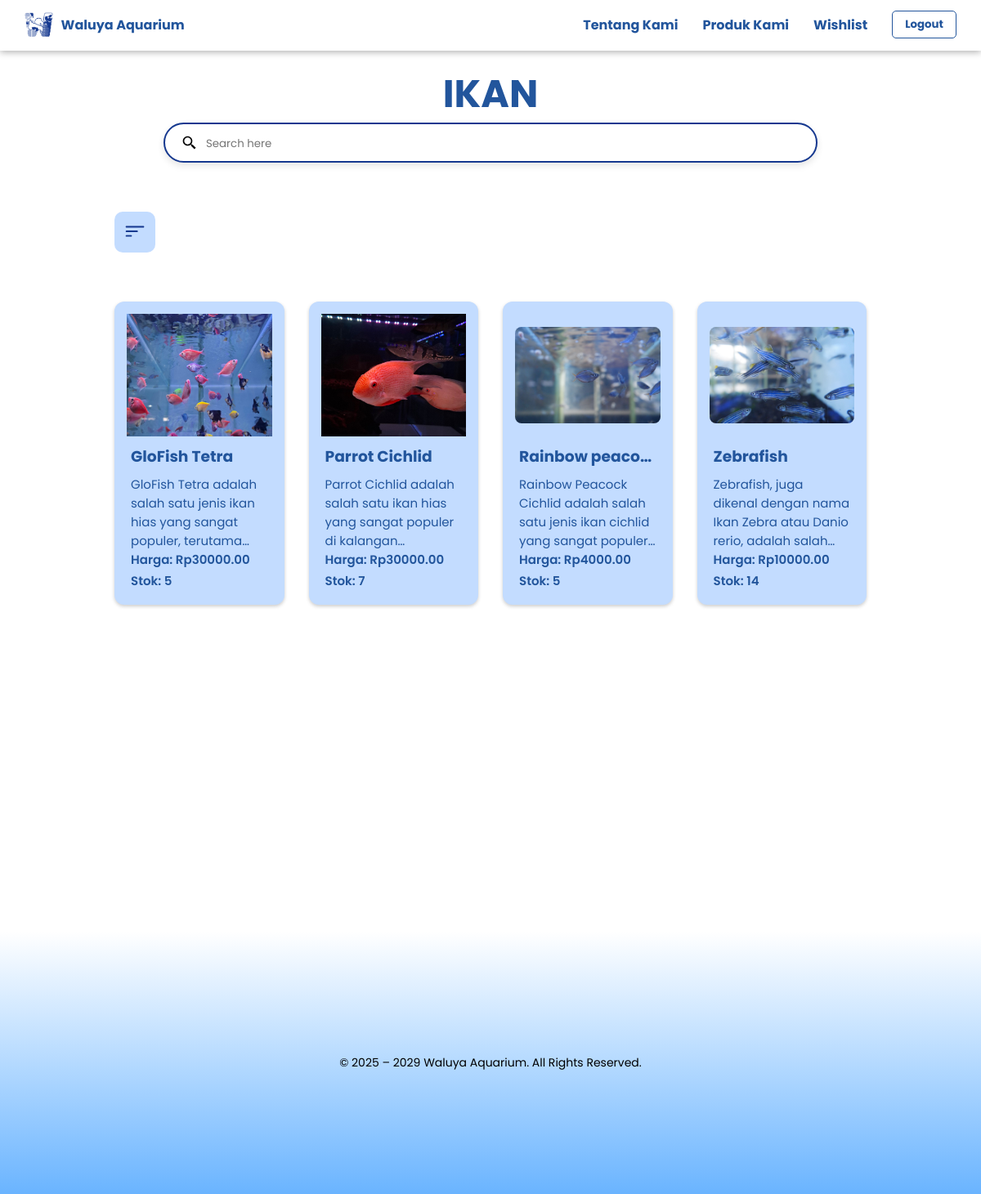
The page /ikan/ (signed in) on the database its author committed.
### waluya/models.py (models this page shows, shortened)
class Product(models.Model):
    name = models.CharField(max_length=255)
    description = models.TextField()
    price = models.DecimalField(max_digits=10, decimal_places=2)
    stock = models.IntegerField()
    image = models.ImageField(upload_to='products/')

class Fish(Product):
    SIZE_CHOICES = [
        ('kecil', 'Kecil'),
        ('sedang', 'Sedang'),
        ('besar', 'Besar'),
    ]
    COLOR_CHOICES = [
        ('gelap', 'Gelap'),
        ('terang', 'Terang'),
    ]
    size = models.CharField(max_length=10, choices=SIZE_CHOICES)
    color = models.CharField(max_length=10, choices=COLOR_CHOICES)

class Product(models.Model):
    name = models.CharField(max_length=255)
    description = models.TextField()
    price = models.DecimalField(max_digits=10, decimal_places=2)
    stock = models.IntegerField()
    image = models.ImageField(upload_to='products/')

### waluya/views.py (the view)
# urls.py: path('ikan/', views.user_product_list_ikan, name='user_product_list_ikan'),
def user_product_list_ikan(request):
    search_query = request.GET.get('search', '')
    order_by = request.GET.get('order_by', '')
    filter_size = request.GET.get('size', '')
    filter_color = request.GET.get('color', '')
    products = Fish.objects.all()
    if search_query:
        products = products.filter(name__icontains=search_query)
    if filter_size:
        products = products.filter(size=filter_size)
    if filter_color:
        products = products.filter(color=filter_color)
    if order_by == 'name_asc':
        products = products.order_by('name')
    elif order_by == 'name_desc':
        products = products.order_by('-name')
    elif order_by == 'price_asc':
        products = products.order_by('price')
    elif order_by == 'price_desc':
        products = products.order_by('-price')
    return render(request, 'user_product_list_ikan.html', {'products': products})

### waluya/templates/user_product_list_ikan.html (shortened to what this page needs)
{% load static %}
<!DOCTYPE html>
<html lang="en">
<head>
    <link rel="stylesheet" href="{% static 'css/user_product_list.css' %}" />
    <link rel="stylesheet" href="https://cdnjs.cloudflare.com/ajax/libs/font-awesome/5.15.3/css/all.min.css">
</head>
<body>
    <header>
        <nav class="navbar">
            <div class="navbar-logo">
                <img src="{% static 'img/W biru.png' %}" alt="Waluya logo" class="logo-navbar" />
                <span class="nama-brand">Waluya Aquarium</span>
            </div>
            <ul class="nav-links">
               <li><a href="{% url 'landing_page' %}">Tentang Kami</a></li>
                <li><a href="#">Produk Kami</a>
                </li>
                <li><a href="{% url 'wishlist' %}">Wishlist</a></li>
            </ul>
            <div class="buttons">
                {% if user.is_authenticated %}
                    <button class="login-button" onclick="window.location.href='{% url 'logout' %}'">Logout</button>
                {% else %}
                    <button class="login-button" onclick="window.location.href='{% url 'user_login' %}'">Login</button>
                    <button class="register-button" onclick="window.location.href='{% url 'sign_up' %}'">Register</button>
                {% endif %}
            </div>
        </nav>
    </header>
    <h1 class="section-title">IKAN</h1>
    <div class="search-bar">
        <img src="{% static 'img/bx-search-alt-2.svg' %}" alt="Search Icon" class="search-icon" />
        <form method="get" action="{% url 'user_product_list_ikan' %}">
            <input type="text" name="search" placeholder="Search here" value="{{ request.GET.search }}" />
        </form>
    </div>
    <div class="products-wrapper">
        <div class="filters-container">
            <div class="filter-container">
                <button id="filterButton" class="filter-button">
                    <img src="{% static 'img/filter-left.png' %}" alt="Filter Icon" class="filter-icon">
                </button>
            </div>
        </div>
        <div class="card-container" id="cardContainer">
            {% for product in products %}
            <div class="card" data-target="p-{{ product.id }}">
                <div class="card-image">
                    {% if product.image %}
                        <img src="{{ product.image.url }}" alt="{{ product.name }}" />
                    {% else %}
                        <img src="{% static 'img/default-product.png' %}" alt="No Image" />
                    {% endif %}
                </div>
                <div class="card-content">
                    <h3>{{ product.name }}</h3>
                    <p>{{ product.description|truncatewords:20 }}</p>
                    <h4>Harga: Rp{{ product.price }}</h4>
                    <h4>Stok: {{ product.stock }}</h4>
                </div>
            </div>
            {% empty %}
            <p>No products found</p>
            {% endfor %}
        </div>
    </div>
</body>
<footer class="footer-gradient">
    <p>© 2025 – 2029 Waluya Aquarium. All Rights Reserved.</p>
</footer>
</html>

### waluya/static/css/user_product_list.css (style rules this page uses)
* { margin: 0; padding: 0; box-sizing: border-box; font-family: 'Poppins', sans-serif; color: black; }
header { background: white; display: flex; justify-content: space-between; align-items: center; position: sticky; top: 0; z-index: 10; width: 100%; height: 60px; }
.navbar { background-color: white; box-shadow: 0 2px 8px rgba(0,0,0,0.3); display: flex; justify-content: space-between; align-items: center; padding: 15px 30px; width: 100%; }
.navbar-logo { display: flex; align-items: center; }
.logo-navbar { height: 30px; margin-right: 10px; }
.nama-brand { font-weight: 700; color: #22559C; }
.nav-links { display: flex; list-style: none; gap: 30px; margin-left: auto; margin-right: 15px; }
.nav-links a { text-decoration: none; color: #22559C; font-weight: 700; }
.navbar .nav-links li { position: relative; }
.buttons button { margin-left: 15px; padding: 6px 15px; border-radius: 5px; font-weight: 700; color: #22559C; border: 1px solid #22559C; cursor: pointer; background-color: white; }
.login-button { transition: opacity 0.5s; }
.section-title { text-align: center; color: #22559C; margin-top: 20px; font-size: 47px; }
.search-bar { display: flex; align-items: center; background-color: white; border: 2px solid #15388f; border-radius: 30px; padding: 10px 20px; width: 800px; margin: 0 auto 40px; box-shadow: 0 4px 8px rgba(0, 0, 0, 0.1); }
.search-bar .search-icon { width: 20px; height: 20px; object-fit: contain; margin-right: 10px; }
.search-bar input { border: none; outline: none; flex: 1; width: 730px; }
.products-wrapper { max-width: 1200px; margin: 0 auto; padding: 0 20px; max-width: 1000px; }
.filters-container { margin-bottom: 60px; margin-top: 60px; align-items: center; }
.filter-container { text-align: left; margin: 20px 0; padding-left: 20px; }
.filter-button { background-color: #C3DCFF; color: transparent; padding: 10px 10px; border: none; border-radius: 10px; cursor: pointer; font-weight: bold; transition: background-color 0.3s ease; display: inline-flex; align-items: center; justify-content: center; }
.filter-icon { width: 30px; height: 30px; }
.card-container { display: grid; grid-template-columns: repeat(auto-fill, minmax(200px, 1fr)); gap: 30px; max-width: 1000px; margin: 0 auto 40px; padding: 0 20px; margin-bottom: 400px; }
.card { background-color: #C3DCFF; border-radius: 12px; width: 100%; padding: 15px; max-width: 220px; box-shadow: 0px 2px 4px rgba(0,0,0,0.2); cursor: pointer; }
.card-image { width: 100%; height: 150px; overflow: hidden; display: flex; justify-content: center; align-items: center; margin-bottom: 10px; }
.card-image img { width: 100%; max-width: 190px; height: auto; border-radius: 8px; object-fit: cover; }
.card-content { padding: 0 5px; flex-grow: 1; display: flex; flex-direction: column; justify-content: space-between; }
.card-content h3 { color:#22559C; margin-bottom: 8px; white-space: nowrap; overflow: hidden; text-overflow: ellipsis; }
.card-content h4 { color:#22559C; margin-bottom: 3px; white-space: nowrap; overflow: hidden; text-overflow: ellipsis; font-size: 15px; font-weight: 600; }
.card-content p { color:#22559C; font-size: 15px; display: -webkit-box; -webkit-line-clamp: 4; line-clamp: 4; -webkit-box-orient: vertical; overflow: hidden; text-overflow: ellipsis; }
.footer-gradient { background: linear-gradient(to top, #6ab4ff, #ffffff ); text-align: center; padding: 150px 0; color: #000; font-size: 14px; }

### rows shown on the page
Fish: image (picture), name "GloFish Tetra", description "GloFish Tetra adalah salah satu jenis ikan hias yang sangat populer,…", price "30000.00", stock "5"
Fish: image (picture), name "Parrot Cichlid", description "Parrot Cichlid adalah salah satu ikan hias yang sangat populer di…", price "30000.00", stock "7"
Fish: image (picture), name "Rainbow peaco…", description "Rainbow Peacock Cichlid adalah salah satu jenis ikan cichlid yang sangat…", price "4000.00", stock "5"
Fish: image (picture), name "Zebrafish", description "Zebrafish, juga dikenal dengan nama Ikan Zebra atau Danio rerio, adalah…", price "10000.00", stock "14"
